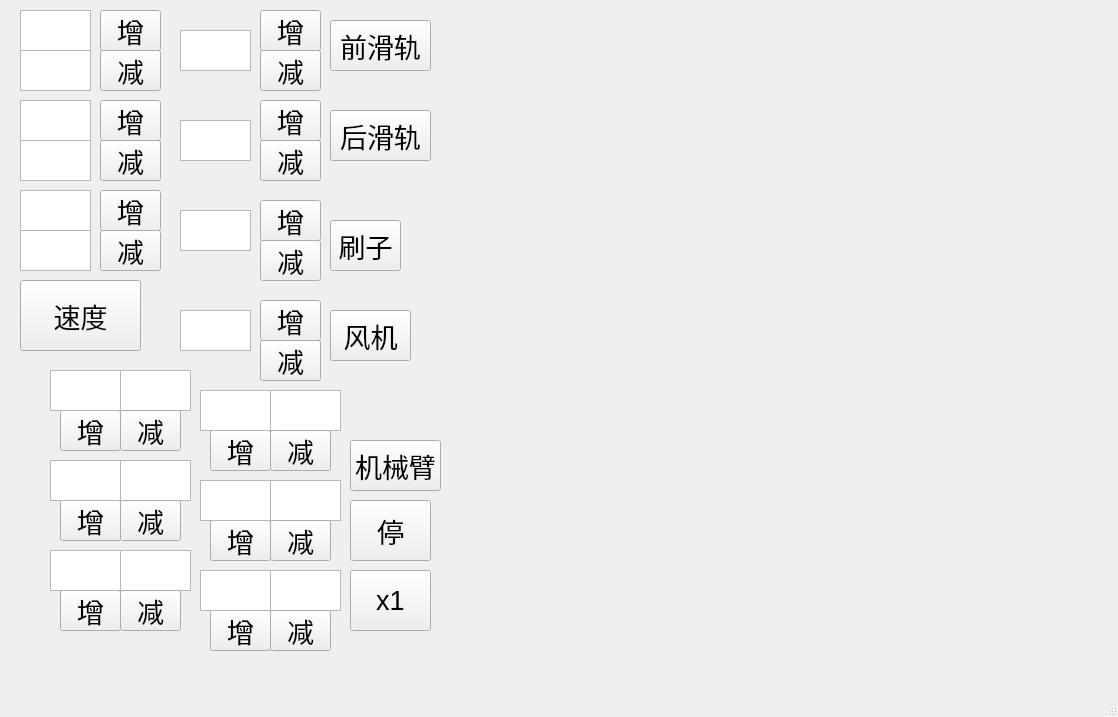
<?xml version="1.0" encoding="UTF-8"?>
<ui version="4.0">
 <class>CtlWin</class>
 <widget class="QMainWindow" name="CtlWin">
  <property name="geometry">
   <rect>
    <x>0</x>
    <y>0</y>
    <width>1118</width>
    <height>717</height>
   </rect>
  </property>
  <property name="windowTitle">
   <string>CtlWin</string>
  </property>
  <widget class="QWidget" name="centralwidget">
   <widget class="QTextEdit" name="x_text">
    <property name="geometry">
     <rect>
      <x>20</x>
      <y>50</y>
      <width>71</width>
      <height>41</height>
     </rect>
    </property>
    <property name="font">
     <font>
      <pointsize>15</pointsize>
     </font>
    </property>
    <property name="html">
     <string>&lt;!DOCTYPE HTML PUBLIC &quot;-//W3C//DTD HTML 4.0//EN&quot; &quot;http://www.w3.org/TR/REC-html40/strict.dtd&quot;&gt;
&lt;html&gt;&lt;head&gt;&lt;meta name=&quot;qrichtext&quot; content=&quot;1&quot; /&gt;&lt;style type=&quot;text/css&quot;&gt;
p, li { white-space: pre-wrap; }
&lt;/style&gt;&lt;/head&gt;&lt;body style=&quot; font-family:'Ubuntu'; font-size:15pt; font-weight:400; font-style:normal;&quot;&gt;
&lt;p align=&quot;center&quot; style=&quot;-qt-paragraph-type:empty; margin-top:0px; margin-bottom:0px; margin-left:0px; margin-right:0px; -qt-block-indent:0; text-indent:0px;&quot;&gt;&lt;br /&gt;&lt;/p&gt;&lt;/body&gt;&lt;/html&gt;</string>
    </property>
   </widget>
   <widget class="QPushButton" name="x_but_add">
    <property name="geometry">
     <rect>
      <x>100</x>
      <y>10</y>
      <width>61</width>
      <height>41</height>
     </rect>
    </property>
    <property name="font">
     <font>
      <pointsize>20</pointsize>
     </font>
    </property>
    <property name="text">
     <string>增</string>
    </property>
   </widget>
   <widget class="QPushButton" name="x_but_minus">
    <property name="geometry">
     <rect>
      <x>100</x>
      <y>50</y>
      <width>61</width>
      <height>41</height>
     </rect>
    </property>
    <property name="font">
     <font>
      <pointsize>20</pointsize>
     </font>
    </property>
    <property name="text">
     <string>减</string>
    </property>
   </widget>
   <widget class="QPushButton" name="y_but_add">
    <property name="geometry">
     <rect>
      <x>100</x>
      <y>100</y>
      <width>61</width>
      <height>41</height>
     </rect>
    </property>
    <property name="font">
     <font>
      <pointsize>20</pointsize>
     </font>
    </property>
    <property name="text">
     <string>增</string>
    </property>
   </widget>
   <widget class="QPushButton" name="y_but_minus">
    <property name="geometry">
     <rect>
      <x>100</x>
      <y>140</y>
      <width>61</width>
      <height>41</height>
     </rect>
    </property>
    <property name="font">
     <font>
      <pointsize>20</pointsize>
     </font>
    </property>
    <property name="text">
     <string>减</string>
    </property>
   </widget>
   <widget class="QPushButton" name="z_but_add">
    <property name="geometry">
     <rect>
      <x>100</x>
      <y>190</y>
      <width>61</width>
      <height>41</height>
     </rect>
    </property>
    <property name="font">
     <font>
      <pointsize>20</pointsize>
     </font>
    </property>
    <property name="text">
     <string>增</string>
    </property>
   </widget>
   <widget class="QPushButton" name="z_but_minus">
    <property name="geometry">
     <rect>
      <x>100</x>
      <y>230</y>
      <width>61</width>
      <height>41</height>
     </rect>
    </property>
    <property name="font">
     <font>
      <pointsize>20</pointsize>
     </font>
    </property>
    <property name="text">
     <string>减</string>
    </property>
   </widget>
   <widget class="QPushButton" name="front_plate_add_but">
    <property name="geometry">
     <rect>
      <x>260</x>
      <y>10</y>
      <width>61</width>
      <height>41</height>
     </rect>
    </property>
    <property name="font">
     <font>
      <pointsize>20</pointsize>
     </font>
    </property>
    <property name="text">
     <string>增</string>
    </property>
   </widget>
   <widget class="QPushButton" name="front_plate_minus_but">
    <property name="geometry">
     <rect>
      <x>260</x>
      <y>50</y>
      <width>61</width>
      <height>41</height>
     </rect>
    </property>
    <property name="font">
     <font>
      <pointsize>20</pointsize>
     </font>
    </property>
    <property name="text">
     <string>减</string>
    </property>
   </widget>
   <widget class="QPushButton" name="behind_plate_add_but">
    <property name="geometry">
     <rect>
      <x>260</x>
      <y>100</y>
      <width>61</width>
      <height>41</height>
     </rect>
    </property>
    <property name="font">
     <font>
      <pointsize>20</pointsize>
     </font>
    </property>
    <property name="text">
     <string>增</string>
    </property>
   </widget>
   <widget class="QPushButton" name="behind_plate_minus_but">
    <property name="geometry">
     <rect>
      <x>260</x>
      <y>140</y>
      <width>61</width>
      <height>41</height>
     </rect>
    </property>
    <property name="font">
     <font>
      <pointsize>20</pointsize>
     </font>
    </property>
    <property name="text">
     <string>减</string>
    </property>
   </widget>
   <widget class="QTextEdit" name="y_text">
    <property name="geometry">
     <rect>
      <x>20</x>
      <y>140</y>
      <width>71</width>
      <height>41</height>
     </rect>
    </property>
    <property name="font">
     <font>
      <pointsize>15</pointsize>
     </font>
    </property>
    <property name="html">
     <string>&lt;!DOCTYPE HTML PUBLIC &quot;-//W3C//DTD HTML 4.0//EN&quot; &quot;http://www.w3.org/TR/REC-html40/strict.dtd&quot;&gt;
&lt;html&gt;&lt;head&gt;&lt;meta name=&quot;qrichtext&quot; content=&quot;1&quot; /&gt;&lt;style type=&quot;text/css&quot;&gt;
p, li { white-space: pre-wrap; }
&lt;/style&gt;&lt;/head&gt;&lt;body style=&quot; font-family:'Ubuntu'; font-size:15pt; font-weight:400; font-style:normal;&quot;&gt;
&lt;p align=&quot;center&quot; style=&quot;-qt-paragraph-type:empty; margin-top:0px; margin-bottom:0px; margin-left:0px; margin-right:0px; -qt-block-indent:0; text-indent:0px;&quot;&gt;&lt;br /&gt;&lt;/p&gt;&lt;/body&gt;&lt;/html&gt;</string>
    </property>
   </widget>
   <widget class="QTextEdit" name="yaw_text">
    <property name="geometry">
     <rect>
      <x>20</x>
      <y>230</y>
      <width>71</width>
      <height>41</height>
     </rect>
    </property>
    <property name="font">
     <font>
      <pointsize>15</pointsize>
     </font>
    </property>
    <property name="html">
     <string>&lt;!DOCTYPE HTML PUBLIC &quot;-//W3C//DTD HTML 4.0//EN&quot; &quot;http://www.w3.org/TR/REC-html40/strict.dtd&quot;&gt;
&lt;html&gt;&lt;head&gt;&lt;meta name=&quot;qrichtext&quot; content=&quot;1&quot; /&gt;&lt;style type=&quot;text/css&quot;&gt;
p, li { white-space: pre-wrap; }
&lt;/style&gt;&lt;/head&gt;&lt;body style=&quot; font-family:'Ubuntu'; font-size:15pt; font-weight:400; font-style:normal;&quot;&gt;
&lt;p align=&quot;center&quot; style=&quot;-qt-paragraph-type:empty; margin-top:0px; margin-bottom:0px; margin-left:0px; margin-right:0px; -qt-block-indent:0; text-indent:0px;&quot;&gt;&lt;br /&gt;&lt;/p&gt;&lt;/body&gt;&lt;/html&gt;</string>
    </property>
   </widget>
   <widget class="QTextEdit" name="front_plate_text">
    <property name="geometry">
     <rect>
      <x>180</x>
      <y>30</y>
      <width>71</width>
      <height>41</height>
     </rect>
    </property>
    <property name="font">
     <font>
      <pointsize>15</pointsize>
     </font>
    </property>
    <property name="html">
     <string>&lt;!DOCTYPE HTML PUBLIC &quot;-//W3C//DTD HTML 4.0//EN&quot; &quot;http://www.w3.org/TR/REC-html40/strict.dtd&quot;&gt;
&lt;html&gt;&lt;head&gt;&lt;meta name=&quot;qrichtext&quot; content=&quot;1&quot; /&gt;&lt;style type=&quot;text/css&quot;&gt;
p, li { white-space: pre-wrap; }
&lt;/style&gt;&lt;/head&gt;&lt;body style=&quot; font-family:'Ubuntu'; font-size:15pt; font-weight:400; font-style:normal;&quot;&gt;
&lt;p align=&quot;center&quot; style=&quot;-qt-paragraph-type:empty; margin-top:0px; margin-bottom:0px; margin-left:0px; margin-right:0px; -qt-block-indent:0; text-indent:0px;&quot;&gt;&lt;br /&gt;&lt;/p&gt;&lt;/body&gt;&lt;/html&gt;</string>
    </property>
   </widget>
   <widget class="QTextEdit" name="behind_plate_text">
    <property name="geometry">
     <rect>
      <x>180</x>
      <y>120</y>
      <width>71</width>
      <height>41</height>
     </rect>
    </property>
    <property name="font">
     <font>
      <pointsize>15</pointsize>
     </font>
    </property>
    <property name="html">
     <string>&lt;!DOCTYPE HTML PUBLIC &quot;-//W3C//DTD HTML 4.0//EN&quot; &quot;http://www.w3.org/TR/REC-html40/strict.dtd&quot;&gt;
&lt;html&gt;&lt;head&gt;&lt;meta name=&quot;qrichtext&quot; content=&quot;1&quot; /&gt;&lt;style type=&quot;text/css&quot;&gt;
p, li { white-space: pre-wrap; }
&lt;/style&gt;&lt;/head&gt;&lt;body style=&quot; font-family:'Ubuntu'; font-size:15pt; font-weight:400; font-style:normal;&quot;&gt;
&lt;p align=&quot;center&quot; style=&quot;-qt-paragraph-type:empty; margin-top:0px; margin-bottom:0px; margin-left:0px; margin-right:0px; -qt-block-indent:0; text-indent:0px;&quot;&gt;&lt;br /&gt;&lt;/p&gt;&lt;/body&gt;&lt;/html&gt;</string>
    </property>
   </widget>
   <widget class="QPushButton" name="send_stm32_vel">
    <property name="geometry">
     <rect>
      <x>20</x>
      <y>280</y>
      <width>121</width>
      <height>71</height>
     </rect>
    </property>
    <property name="font">
     <font>
      <pointsize>20</pointsize>
     </font>
    </property>
    <property name="text">
     <string>速度</string>
    </property>
   </widget>
   <widget class="QPushButton" name="stop">
    <property name="geometry">
     <rect>
      <x>350</x>
      <y>500</y>
      <width>81</width>
      <height>61</height>
     </rect>
    </property>
    <property name="font">
     <font>
      <pointsize>20</pointsize>
     </font>
    </property>
    <property name="text">
     <string>停</string>
    </property>
   </widget>
   <widget class="QPushButton" name="send_front_plate">
    <property name="geometry">
     <rect>
      <x>330</x>
      <y>20</y>
      <width>101</width>
      <height>51</height>
     </rect>
    </property>
    <property name="font">
     <font>
      <pointsize>20</pointsize>
     </font>
    </property>
    <property name="text">
     <string>前滑轨</string>
    </property>
   </widget>
   <widget class="QPushButton" name="send_behind_plate">
    <property name="geometry">
     <rect>
      <x>330</x>
      <y>110</y>
      <width>101</width>
      <height>51</height>
     </rect>
    </property>
    <property name="font">
     <font>
      <pointsize>20</pointsize>
     </font>
    </property>
    <property name="text">
     <string>后滑轨</string>
    </property>
   </widget>
   <widget class="QTextEdit" name="fan_text">
    <property name="geometry">
     <rect>
      <x>180</x>
      <y>310</y>
      <width>71</width>
      <height>41</height>
     </rect>
    </property>
    <property name="font">
     <font>
      <pointsize>15</pointsize>
     </font>
    </property>
    <property name="html">
     <string>&lt;!DOCTYPE HTML PUBLIC &quot;-//W3C//DTD HTML 4.0//EN&quot; &quot;http://www.w3.org/TR/REC-html40/strict.dtd&quot;&gt;
&lt;html&gt;&lt;head&gt;&lt;meta name=&quot;qrichtext&quot; content=&quot;1&quot; /&gt;&lt;style type=&quot;text/css&quot;&gt;
p, li { white-space: pre-wrap; }
&lt;/style&gt;&lt;/head&gt;&lt;body style=&quot; font-family:'Ubuntu'; font-size:15pt; font-weight:400; font-style:normal;&quot;&gt;
&lt;p align=&quot;center&quot; style=&quot;-qt-paragraph-type:empty; margin-top:0px; margin-bottom:0px; margin-left:0px; margin-right:0px; -qt-block-indent:0; text-indent:0px;&quot;&gt;&lt;br /&gt;&lt;/p&gt;&lt;/body&gt;&lt;/html&gt;</string>
    </property>
   </widget>
   <widget class="QPushButton" name="send_fan">
    <property name="geometry">
     <rect>
      <x>330</x>
      <y>310</y>
      <width>81</width>
      <height>51</height>
     </rect>
    </property>
    <property name="font">
     <font>
      <pointsize>20</pointsize>
     </font>
    </property>
    <property name="text">
     <string>风机</string>
    </property>
   </widget>
   <widget class="QPushButton" name="fan_add_but">
    <property name="geometry">
     <rect>
      <x>260</x>
      <y>300</y>
      <width>61</width>
      <height>41</height>
     </rect>
    </property>
    <property name="font">
     <font>
      <pointsize>20</pointsize>
     </font>
    </property>
    <property name="text">
     <string>增</string>
    </property>
   </widget>
   <widget class="QPushButton" name="fan_minus_but">
    <property name="geometry">
     <rect>
      <x>260</x>
      <y>340</y>
      <width>61</width>
      <height>41</height>
     </rect>
    </property>
    <property name="font">
     <font>
      <pointsize>20</pointsize>
     </font>
    </property>
    <property name="text">
     <string>减</string>
    </property>
   </widget>
   <widget class="QTextEdit" name="servo1_text">
    <property name="geometry">
     <rect>
      <x>120</x>
      <y>370</y>
      <width>71</width>
      <height>41</height>
     </rect>
    </property>
    <property name="font">
     <font>
      <pointsize>15</pointsize>
     </font>
    </property>
    <property name="html">
     <string>&lt;!DOCTYPE HTML PUBLIC &quot;-//W3C//DTD HTML 4.0//EN&quot; &quot;http://www.w3.org/TR/REC-html40/strict.dtd&quot;&gt;
&lt;html&gt;&lt;head&gt;&lt;meta name=&quot;qrichtext&quot; content=&quot;1&quot; /&gt;&lt;style type=&quot;text/css&quot;&gt;
p, li { white-space: pre-wrap; }
&lt;/style&gt;&lt;/head&gt;&lt;body style=&quot; font-family:'Ubuntu'; font-size:15pt; font-weight:400; font-style:normal;&quot;&gt;
&lt;p align=&quot;center&quot; style=&quot;-qt-paragraph-type:empty; margin-top:0px; margin-bottom:0px; margin-left:0px; margin-right:0px; -qt-block-indent:0; text-indent:0px;&quot;&gt;&lt;br /&gt;&lt;/p&gt;&lt;/body&gt;&lt;/html&gt;</string>
    </property>
   </widget>
   <widget class="QTextEdit" name="servo2_text">
    <property name="geometry">
     <rect>
      <x>120</x>
      <y>460</y>
      <width>71</width>
      <height>41</height>
     </rect>
    </property>
    <property name="font">
     <font>
      <pointsize>15</pointsize>
     </font>
    </property>
    <property name="html">
     <string>&lt;!DOCTYPE HTML PUBLIC &quot;-//W3C//DTD HTML 4.0//EN&quot; &quot;http://www.w3.org/TR/REC-html40/strict.dtd&quot;&gt;
&lt;html&gt;&lt;head&gt;&lt;meta name=&quot;qrichtext&quot; content=&quot;1&quot; /&gt;&lt;style type=&quot;text/css&quot;&gt;
p, li { white-space: pre-wrap; }
&lt;/style&gt;&lt;/head&gt;&lt;body style=&quot; font-family:'Ubuntu'; font-size:15pt; font-weight:400; font-style:normal;&quot;&gt;
&lt;p align=&quot;center&quot; style=&quot;-qt-paragraph-type:empty; margin-top:0px; margin-bottom:0px; margin-left:0px; margin-right:0px; -qt-block-indent:0; text-indent:0px;&quot;&gt;&lt;br /&gt;&lt;/p&gt;&lt;/body&gt;&lt;/html&gt;</string>
    </property>
   </widget>
   <widget class="QTextEdit" name="servo3_text">
    <property name="geometry">
     <rect>
      <x>120</x>
      <y>550</y>
      <width>71</width>
      <height>41</height>
     </rect>
    </property>
    <property name="font">
     <font>
      <pointsize>15</pointsize>
     </font>
    </property>
    <property name="html">
     <string>&lt;!DOCTYPE HTML PUBLIC &quot;-//W3C//DTD HTML 4.0//EN&quot; &quot;http://www.w3.org/TR/REC-html40/strict.dtd&quot;&gt;
&lt;html&gt;&lt;head&gt;&lt;meta name=&quot;qrichtext&quot; content=&quot;1&quot; /&gt;&lt;style type=&quot;text/css&quot;&gt;
p, li { white-space: pre-wrap; }
&lt;/style&gt;&lt;/head&gt;&lt;body style=&quot; font-family:'Ubuntu'; font-size:15pt; font-weight:400; font-style:normal;&quot;&gt;
&lt;p align=&quot;center&quot; style=&quot;-qt-paragraph-type:empty; margin-top:0px; margin-bottom:0px; margin-left:0px; margin-right:0px; -qt-block-indent:0; text-indent:0px;&quot;&gt;&lt;br /&gt;&lt;/p&gt;&lt;/body&gt;&lt;/html&gt;</string>
    </property>
   </widget>
   <widget class="QTextEdit" name="servo6_text">
    <property name="geometry">
     <rect>
      <x>270</x>
      <y>570</y>
      <width>71</width>
      <height>41</height>
     </rect>
    </property>
    <property name="font">
     <font>
      <pointsize>15</pointsize>
     </font>
    </property>
    <property name="html">
     <string>&lt;!DOCTYPE HTML PUBLIC &quot;-//W3C//DTD HTML 4.0//EN&quot; &quot;http://www.w3.org/TR/REC-html40/strict.dtd&quot;&gt;
&lt;html&gt;&lt;head&gt;&lt;meta name=&quot;qrichtext&quot; content=&quot;1&quot; /&gt;&lt;style type=&quot;text/css&quot;&gt;
p, li { white-space: pre-wrap; }
&lt;/style&gt;&lt;/head&gt;&lt;body style=&quot; font-family:'Ubuntu'; font-size:15pt; font-weight:400; font-style:normal;&quot;&gt;
&lt;p align=&quot;center&quot; style=&quot;-qt-paragraph-type:empty; margin-top:0px; margin-bottom:0px; margin-left:0px; margin-right:0px; -qt-block-indent:0; text-indent:0px;&quot;&gt;&lt;br /&gt;&lt;/p&gt;&lt;/body&gt;&lt;/html&gt;</string>
    </property>
   </widget>
   <widget class="QTextEdit" name="servo4_text">
    <property name="geometry">
     <rect>
      <x>270</x>
      <y>390</y>
      <width>71</width>
      <height>41</height>
     </rect>
    </property>
    <property name="font">
     <font>
      <pointsize>15</pointsize>
     </font>
    </property>
    <property name="html">
     <string>&lt;!DOCTYPE HTML PUBLIC &quot;-//W3C//DTD HTML 4.0//EN&quot; &quot;http://www.w3.org/TR/REC-html40/strict.dtd&quot;&gt;
&lt;html&gt;&lt;head&gt;&lt;meta name=&quot;qrichtext&quot; content=&quot;1&quot; /&gt;&lt;style type=&quot;text/css&quot;&gt;
p, li { white-space: pre-wrap; }
&lt;/style&gt;&lt;/head&gt;&lt;body style=&quot; font-family:'Ubuntu'; font-size:15pt; font-weight:400; font-style:normal;&quot;&gt;
&lt;p align=&quot;center&quot; style=&quot;-qt-paragraph-type:empty; margin-top:0px; margin-bottom:0px; margin-left:0px; margin-right:0px; -qt-block-indent:0; text-indent:0px;&quot;&gt;&lt;br /&gt;&lt;/p&gt;&lt;/body&gt;&lt;/html&gt;</string>
    </property>
   </widget>
   <widget class="QTextEdit" name="servo5_text">
    <property name="geometry">
     <rect>
      <x>270</x>
      <y>480</y>
      <width>71</width>
      <height>41</height>
     </rect>
    </property>
    <property name="font">
     <font>
      <pointsize>15</pointsize>
     </font>
    </property>
    <property name="html">
     <string>&lt;!DOCTYPE HTML PUBLIC &quot;-//W3C//DTD HTML 4.0//EN&quot; &quot;http://www.w3.org/TR/REC-html40/strict.dtd&quot;&gt;
&lt;html&gt;&lt;head&gt;&lt;meta name=&quot;qrichtext&quot; content=&quot;1&quot; /&gt;&lt;style type=&quot;text/css&quot;&gt;
p, li { white-space: pre-wrap; }
&lt;/style&gt;&lt;/head&gt;&lt;body style=&quot; font-family:'Ubuntu'; font-size:15pt; font-weight:400; font-style:normal;&quot;&gt;
&lt;p align=&quot;center&quot; style=&quot;-qt-paragraph-type:empty; margin-top:0px; margin-bottom:0px; margin-left:0px; margin-right:0px; -qt-block-indent:0; text-indent:0px;&quot;&gt;&lt;br /&gt;&lt;/p&gt;&lt;/body&gt;&lt;/html&gt;</string>
    </property>
   </widget>
   <widget class="QPushButton" name="servo1_add_but">
    <property name="geometry">
     <rect>
      <x>60</x>
      <y>410</y>
      <width>61</width>
      <height>41</height>
     </rect>
    </property>
    <property name="font">
     <font>
      <pointsize>20</pointsize>
     </font>
    </property>
    <property name="text">
     <string>增</string>
    </property>
   </widget>
   <widget class="QPushButton" name="servo1_minus_but">
    <property name="geometry">
     <rect>
      <x>120</x>
      <y>410</y>
      <width>61</width>
      <height>41</height>
     </rect>
    </property>
    <property name="font">
     <font>
      <pointsize>20</pointsize>
     </font>
    </property>
    <property name="text">
     <string>减</string>
    </property>
   </widget>
   <widget class="QPushButton" name="servo2_add_but">
    <property name="geometry">
     <rect>
      <x>60</x>
      <y>500</y>
      <width>61</width>
      <height>41</height>
     </rect>
    </property>
    <property name="font">
     <font>
      <pointsize>20</pointsize>
     </font>
    </property>
    <property name="text">
     <string>增</string>
    </property>
   </widget>
   <widget class="QPushButton" name="servo2_minus_but">
    <property name="geometry">
     <rect>
      <x>120</x>
      <y>500</y>
      <width>61</width>
      <height>41</height>
     </rect>
    </property>
    <property name="font">
     <font>
      <pointsize>20</pointsize>
     </font>
    </property>
    <property name="text">
     <string>减</string>
    </property>
   </widget>
   <widget class="QPushButton" name="servo3_add_but">
    <property name="geometry">
     <rect>
      <x>60</x>
      <y>590</y>
      <width>61</width>
      <height>41</height>
     </rect>
    </property>
    <property name="font">
     <font>
      <pointsize>20</pointsize>
     </font>
    </property>
    <property name="text">
     <string>增</string>
    </property>
   </widget>
   <widget class="QPushButton" name="servo3_minus_but">
    <property name="geometry">
     <rect>
      <x>120</x>
      <y>590</y>
      <width>61</width>
      <height>41</height>
     </rect>
    </property>
    <property name="font">
     <font>
      <pointsize>20</pointsize>
     </font>
    </property>
    <property name="text">
     <string>减</string>
    </property>
   </widget>
   <widget class="QPushButton" name="servo4_add_but">
    <property name="geometry">
     <rect>
      <x>210</x>
      <y>430</y>
      <width>61</width>
      <height>41</height>
     </rect>
    </property>
    <property name="font">
     <font>
      <pointsize>20</pointsize>
     </font>
    </property>
    <property name="text">
     <string>增</string>
    </property>
   </widget>
   <widget class="QPushButton" name="servo4_minus_but">
    <property name="geometry">
     <rect>
      <x>270</x>
      <y>430</y>
      <width>61</width>
      <height>41</height>
     </rect>
    </property>
    <property name="font">
     <font>
      <pointsize>20</pointsize>
     </font>
    </property>
    <property name="text">
     <string>减</string>
    </property>
   </widget>
   <widget class="QPushButton" name="servo5_add_but">
    <property name="geometry">
     <rect>
      <x>210</x>
      <y>520</y>
      <width>61</width>
      <height>41</height>
     </rect>
    </property>
    <property name="font">
     <font>
      <pointsize>20</pointsize>
     </font>
    </property>
    <property name="text">
     <string>增</string>
    </property>
   </widget>
   <widget class="QPushButton" name="servo5_minus_but">
    <property name="geometry">
     <rect>
      <x>270</x>
      <y>520</y>
      <width>61</width>
      <height>41</height>
     </rect>
    </property>
    <property name="font">
     <font>
      <pointsize>20</pointsize>
     </font>
    </property>
    <property name="text">
     <string>减</string>
    </property>
   </widget>
   <widget class="QPushButton" name="servo6_add_but">
    <property name="geometry">
     <rect>
      <x>210</x>
      <y>610</y>
      <width>61</width>
      <height>41</height>
     </rect>
    </property>
    <property name="font">
     <font>
      <pointsize>20</pointsize>
     </font>
    </property>
    <property name="text">
     <string>增</string>
    </property>
   </widget>
   <widget class="QPushButton" name="servo6_minus_but">
    <property name="geometry">
     <rect>
      <x>270</x>
      <y>610</y>
      <width>61</width>
      <height>41</height>
     </rect>
    </property>
    <property name="font">
     <font>
      <pointsize>20</pointsize>
     </font>
    </property>
    <property name="text">
     <string>减</string>
    </property>
   </widget>
   <widget class="QPushButton" name="send_arm">
    <property name="geometry">
     <rect>
      <x>350</x>
      <y>440</y>
      <width>91</width>
      <height>51</height>
     </rect>
    </property>
    <property name="font">
     <font>
      <pointsize>20</pointsize>
     </font>
    </property>
    <property name="text">
     <string>机械臂</string>
    </property>
   </widget>
   <widget class="QTextEdit" name="current_servo1_angle">
    <property name="geometry">
     <rect>
      <x>50</x>
      <y>370</y>
      <width>71</width>
      <height>41</height>
     </rect>
    </property>
    <property name="font">
     <font>
      <pointsize>15</pointsize>
     </font>
    </property>
    <property name="html">
     <string>&lt;!DOCTYPE HTML PUBLIC &quot;-//W3C//DTD HTML 4.0//EN&quot; &quot;http://www.w3.org/TR/REC-html40/strict.dtd&quot;&gt;
&lt;html&gt;&lt;head&gt;&lt;meta name=&quot;qrichtext&quot; content=&quot;1&quot; /&gt;&lt;style type=&quot;text/css&quot;&gt;
p, li { white-space: pre-wrap; }
&lt;/style&gt;&lt;/head&gt;&lt;body style=&quot; font-family:'Ubuntu'; font-size:15pt; font-weight:400; font-style:normal;&quot;&gt;
&lt;p align=&quot;center&quot; style=&quot;-qt-paragraph-type:empty; margin-top:0px; margin-bottom:0px; margin-left:0px; margin-right:0px; -qt-block-indent:0; text-indent:0px;&quot;&gt;&lt;br /&gt;&lt;/p&gt;&lt;/body&gt;&lt;/html&gt;</string>
    </property>
   </widget>
   <widget class="QTextEdit" name="current_servo2_angle">
    <property name="geometry">
     <rect>
      <x>50</x>
      <y>460</y>
      <width>71</width>
      <height>41</height>
     </rect>
    </property>
    <property name="font">
     <font>
      <pointsize>15</pointsize>
     </font>
    </property>
    <property name="html">
     <string>&lt;!DOCTYPE HTML PUBLIC &quot;-//W3C//DTD HTML 4.0//EN&quot; &quot;http://www.w3.org/TR/REC-html40/strict.dtd&quot;&gt;
&lt;html&gt;&lt;head&gt;&lt;meta name=&quot;qrichtext&quot; content=&quot;1&quot; /&gt;&lt;style type=&quot;text/css&quot;&gt;
p, li { white-space: pre-wrap; }
&lt;/style&gt;&lt;/head&gt;&lt;body style=&quot; font-family:'Ubuntu'; font-size:15pt; font-weight:400; font-style:normal;&quot;&gt;
&lt;p align=&quot;center&quot; style=&quot;-qt-paragraph-type:empty; margin-top:0px; margin-bottom:0px; margin-left:0px; margin-right:0px; -qt-block-indent:0; text-indent:0px;&quot;&gt;&lt;br /&gt;&lt;/p&gt;&lt;/body&gt;&lt;/html&gt;</string>
    </property>
   </widget>
   <widget class="QTextEdit" name="current_servo3_angle">
    <property name="geometry">
     <rect>
      <x>50</x>
      <y>550</y>
      <width>71</width>
      <height>41</height>
     </rect>
    </property>
    <property name="font">
     <font>
      <pointsize>15</pointsize>
     </font>
    </property>
    <property name="html">
     <string>&lt;!DOCTYPE HTML PUBLIC &quot;-//W3C//DTD HTML 4.0//EN&quot; &quot;http://www.w3.org/TR/REC-html40/strict.dtd&quot;&gt;
&lt;html&gt;&lt;head&gt;&lt;meta name=&quot;qrichtext&quot; content=&quot;1&quot; /&gt;&lt;style type=&quot;text/css&quot;&gt;
p, li { white-space: pre-wrap; }
&lt;/style&gt;&lt;/head&gt;&lt;body style=&quot; font-family:'Ubuntu'; font-size:15pt; font-weight:400; font-style:normal;&quot;&gt;
&lt;p align=&quot;center&quot; style=&quot;-qt-paragraph-type:empty; margin-top:0px; margin-bottom:0px; margin-left:0px; margin-right:0px; -qt-block-indent:0; text-indent:0px;&quot;&gt;&lt;br /&gt;&lt;/p&gt;&lt;/body&gt;&lt;/html&gt;</string>
    </property>
   </widget>
   <widget class="QTextEdit" name="current_servo4_angle">
    <property name="geometry">
     <rect>
      <x>200</x>
      <y>390</y>
      <width>71</width>
      <height>41</height>
     </rect>
    </property>
    <property name="font">
     <font>
      <pointsize>15</pointsize>
     </font>
    </property>
    <property name="html">
     <string>&lt;!DOCTYPE HTML PUBLIC &quot;-//W3C//DTD HTML 4.0//EN&quot; &quot;http://www.w3.org/TR/REC-html40/strict.dtd&quot;&gt;
&lt;html&gt;&lt;head&gt;&lt;meta name=&quot;qrichtext&quot; content=&quot;1&quot; /&gt;&lt;style type=&quot;text/css&quot;&gt;
p, li { white-space: pre-wrap; }
&lt;/style&gt;&lt;/head&gt;&lt;body style=&quot; font-family:'Ubuntu'; font-size:15pt; font-weight:400; font-style:normal;&quot;&gt;
&lt;p align=&quot;center&quot; style=&quot;-qt-paragraph-type:empty; margin-top:0px; margin-bottom:0px; margin-left:0px; margin-right:0px; -qt-block-indent:0; text-indent:0px;&quot;&gt;&lt;br /&gt;&lt;/p&gt;&lt;/body&gt;&lt;/html&gt;</string>
    </property>
   </widget>
   <widget class="QTextEdit" name="current_servo5_angle">
    <property name="geometry">
     <rect>
      <x>200</x>
      <y>480</y>
      <width>71</width>
      <height>41</height>
     </rect>
    </property>
    <property name="font">
     <font>
      <pointsize>15</pointsize>
     </font>
    </property>
    <property name="html">
     <string>&lt;!DOCTYPE HTML PUBLIC &quot;-//W3C//DTD HTML 4.0//EN&quot; &quot;http://www.w3.org/TR/REC-html40/strict.dtd&quot;&gt;
&lt;html&gt;&lt;head&gt;&lt;meta name=&quot;qrichtext&quot; content=&quot;1&quot; /&gt;&lt;style type=&quot;text/css&quot;&gt;
p, li { white-space: pre-wrap; }
&lt;/style&gt;&lt;/head&gt;&lt;body style=&quot; font-family:'Ubuntu'; font-size:15pt; font-weight:400; font-style:normal;&quot;&gt;
&lt;p align=&quot;center&quot; style=&quot;-qt-paragraph-type:empty; margin-top:0px; margin-bottom:0px; margin-left:0px; margin-right:0px; -qt-block-indent:0; text-indent:0px;&quot;&gt;&lt;br /&gt;&lt;/p&gt;&lt;/body&gt;&lt;/html&gt;</string>
    </property>
   </widget>
   <widget class="QTextEdit" name="current_servo6_angle">
    <property name="geometry">
     <rect>
      <x>200</x>
      <y>570</y>
      <width>71</width>
      <height>41</height>
     </rect>
    </property>
    <property name="font">
     <font>
      <pointsize>15</pointsize>
     </font>
    </property>
    <property name="html">
     <string>&lt;!DOCTYPE HTML PUBLIC &quot;-//W3C//DTD HTML 4.0//EN&quot; &quot;http://www.w3.org/TR/REC-html40/strict.dtd&quot;&gt;
&lt;html&gt;&lt;head&gt;&lt;meta name=&quot;qrichtext&quot; content=&quot;1&quot; /&gt;&lt;style type=&quot;text/css&quot;&gt;
p, li { white-space: pre-wrap; }
&lt;/style&gt;&lt;/head&gt;&lt;body style=&quot; font-family:'Ubuntu'; font-size:15pt; font-weight:400; font-style:normal;&quot;&gt;
&lt;p align=&quot;center&quot; style=&quot;-qt-paragraph-type:empty; margin-top:0px; margin-bottom:0px; margin-left:0px; margin-right:0px; -qt-block-indent:0; text-indent:0px;&quot;&gt;&lt;br /&gt;&lt;/p&gt;&lt;/body&gt;&lt;/html&gt;</string>
    </property>
   </widget>
   <widget class="QPushButton" name="send_brush">
    <property name="geometry">
     <rect>
      <x>330</x>
      <y>220</y>
      <width>71</width>
      <height>51</height>
     </rect>
    </property>
    <property name="font">
     <font>
      <pointsize>20</pointsize>
     </font>
    </property>
    <property name="text">
     <string>刷子</string>
    </property>
   </widget>
   <widget class="QPushButton" name="brush_add_but">
    <property name="geometry">
     <rect>
      <x>260</x>
      <y>200</y>
      <width>61</width>
      <height>41</height>
     </rect>
    </property>
    <property name="font">
     <font>
      <pointsize>20</pointsize>
     </font>
    </property>
    <property name="text">
     <string>增</string>
    </property>
   </widget>
   <widget class="QPushButton" name="brush_minus_but">
    <property name="geometry">
     <rect>
      <x>260</x>
      <y>240</y>
      <width>61</width>
      <height>41</height>
     </rect>
    </property>
    <property name="font">
     <font>
      <pointsize>20</pointsize>
     </font>
    </property>
    <property name="text">
     <string>减</string>
    </property>
   </widget>
   <widget class="QTextEdit" name="brush_text">
    <property name="geometry">
     <rect>
      <x>180</x>
      <y>210</y>
      <width>71</width>
      <height>41</height>
     </rect>
    </property>
    <property name="font">
     <font>
      <pointsize>15</pointsize>
     </font>
    </property>
    <property name="html">
     <string>&lt;!DOCTYPE HTML PUBLIC &quot;-//W3C//DTD HTML 4.0//EN&quot; &quot;http://www.w3.org/TR/REC-html40/strict.dtd&quot;&gt;
&lt;html&gt;&lt;head&gt;&lt;meta name=&quot;qrichtext&quot; content=&quot;1&quot; /&gt;&lt;style type=&quot;text/css&quot;&gt;
p, li { white-space: pre-wrap; }
&lt;/style&gt;&lt;/head&gt;&lt;body style=&quot; font-family:'Ubuntu'; font-size:15pt; font-weight:400; font-style:normal;&quot;&gt;
&lt;p align=&quot;center&quot; style=&quot;-qt-paragraph-type:empty; margin-top:0px; margin-bottom:0px; margin-left:0px; margin-right:0px; -qt-block-indent:0; text-indent:0px;&quot;&gt;&lt;br /&gt;&lt;/p&gt;&lt;/body&gt;&lt;/html&gt;</string>
    </property>
   </widget>
   <widget class="QLabel" name="label">
    <property name="geometry">
     <rect>
      <x>450</x>
      <y>10</y>
      <width>640</width>
      <height>480</height>
     </rect>
    </property>
    <property name="text">
     <string/>
    </property>
    <property name="alignment">
     <set>Qt::AlignCenter</set>
    </property>
   </widget>
   <widget class="QTextEdit" name="x_text_current">
    <property name="geometry">
     <rect>
      <x>20</x>
      <y>10</y>
      <width>71</width>
      <height>41</height>
     </rect>
    </property>
    <property name="font">
     <font>
      <pointsize>15</pointsize>
     </font>
    </property>
    <property name="html">
     <string>&lt;!DOCTYPE HTML PUBLIC &quot;-//W3C//DTD HTML 4.0//EN&quot; &quot;http://www.w3.org/TR/REC-html40/strict.dtd&quot;&gt;
&lt;html&gt;&lt;head&gt;&lt;meta name=&quot;qrichtext&quot; content=&quot;1&quot; /&gt;&lt;style type=&quot;text/css&quot;&gt;
p, li { white-space: pre-wrap; }
&lt;/style&gt;&lt;/head&gt;&lt;body style=&quot; font-family:'Ubuntu'; font-size:15pt; font-weight:400; font-style:normal;&quot;&gt;
&lt;p align=&quot;center&quot; style=&quot;-qt-paragraph-type:empty; margin-top:0px; margin-bottom:0px; margin-left:0px; margin-right:0px; -qt-block-indent:0; text-indent:0px;&quot;&gt;&lt;br /&gt;&lt;/p&gt;&lt;/body&gt;&lt;/html&gt;</string>
    </property>
   </widget>
   <widget class="QTextEdit" name="y_text_current">
    <property name="geometry">
     <rect>
      <x>20</x>
      <y>100</y>
      <width>71</width>
      <height>41</height>
     </rect>
    </property>
    <property name="font">
     <font>
      <pointsize>15</pointsize>
     </font>
    </property>
    <property name="html">
     <string>&lt;!DOCTYPE HTML PUBLIC &quot;-//W3C//DTD HTML 4.0//EN&quot; &quot;http://www.w3.org/TR/REC-html40/strict.dtd&quot;&gt;
&lt;html&gt;&lt;head&gt;&lt;meta name=&quot;qrichtext&quot; content=&quot;1&quot; /&gt;&lt;style type=&quot;text/css&quot;&gt;
p, li { white-space: pre-wrap; }
&lt;/style&gt;&lt;/head&gt;&lt;body style=&quot; font-family:'Ubuntu'; font-size:15pt; font-weight:400; font-style:normal;&quot;&gt;
&lt;p align=&quot;center&quot; style=&quot;-qt-paragraph-type:empty; margin-top:0px; margin-bottom:0px; margin-left:0px; margin-right:0px; -qt-block-indent:0; text-indent:0px;&quot;&gt;&lt;br /&gt;&lt;/p&gt;&lt;/body&gt;&lt;/html&gt;</string>
    </property>
   </widget>
   <widget class="QTextEdit" name="yaw_text_current">
    <property name="geometry">
     <rect>
      <x>20</x>
      <y>190</y>
      <width>71</width>
      <height>41</height>
     </rect>
    </property>
    <property name="font">
     <font>
      <pointsize>15</pointsize>
     </font>
    </property>
    <property name="html">
     <string>&lt;!DOCTYPE HTML PUBLIC &quot;-//W3C//DTD HTML 4.0//EN&quot; &quot;http://www.w3.org/TR/REC-html40/strict.dtd&quot;&gt;
&lt;html&gt;&lt;head&gt;&lt;meta name=&quot;qrichtext&quot; content=&quot;1&quot; /&gt;&lt;style type=&quot;text/css&quot;&gt;
p, li { white-space: pre-wrap; }
&lt;/style&gt;&lt;/head&gt;&lt;body style=&quot; font-family:'Ubuntu'; font-size:15pt; font-weight:400; font-style:normal;&quot;&gt;
&lt;p align=&quot;center&quot; style=&quot;-qt-paragraph-type:empty; margin-top:0px; margin-bottom:0px; margin-left:0px; margin-right:0px; -qt-block-indent:0; text-indent:0px;&quot;&gt;&lt;br /&gt;&lt;/p&gt;&lt;/body&gt;&lt;/html&gt;</string>
    </property>
   </widget>
   <widget class="QPushButton" name="change_vel">
    <property name="geometry">
     <rect>
      <x>350</x>
      <y>570</y>
      <width>81</width>
      <height>61</height>
     </rect>
    </property>
    <property name="font">
     <font>
      <pointsize>20</pointsize>
     </font>
    </property>
    <property name="text">
     <string>x1</string>
    </property>
   </widget>
  </widget>
  <widget class="QStatusBar" name="statusbar"/>
 </widget>
 <resources/>
 <connections/>
</ui>
